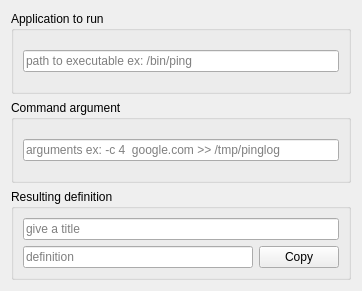
<?xml version="1.0" encoding="UTF-8"?>
<ui version="4.0">
 <class>detailsUiForm</class>
 <widget class="QWidget" name="detailsUiForm">
  <property name="geometry">
   <rect>
    <x>0</x>
    <y>0</y>
    <width>362</width>
    <height>291</height>
   </rect>
  </property>
  <property name="windowTitle">
   <string>Form</string>
  </property>
  <layout class="QVBoxLayout" name="verticalLayout">
   <item>
    <layout class="QVBoxLayout" name="verticalLayout_6">
     <item>
      <widget class="QGroupBox" name="groupBox">
       <property name="title">
        <string>Application to run</string>
       </property>
       <layout class="QVBoxLayout" name="verticalLayout_2">
        <item>
         <layout class="QHBoxLayout" name="horizontalLayout">
          <property name="topMargin">
           <number>0</number>
          </property>
          <item>
           <widget class="QLineEdit" name="application">
            <property name="readOnly">
             <bool>true</bool>
            </property>
            <property name="placeholderText">
             <string>path to executable ex: /bin/ping</string>
            </property>
           </widget>
          </item>
         </layout>
        </item>
       </layout>
      </widget>
     </item>
     <item>
      <widget class="QGroupBox" name="groupBox_2">
       <property name="title">
        <string>Command argument</string>
       </property>
       <layout class="QVBoxLayout" name="verticalLayout_3">
        <item>
         <layout class="QHBoxLayout" name="horizontalLayout_2">
          <item>
           <widget class="QLineEdit" name="command">
            <property name="readOnly">
             <bool>true</bool>
            </property>
            <property name="placeholderText">
             <string>arguments ex: -c 4  google.com &gt;&gt; /tmp/pinglog </string>
            </property>
           </widget>
          </item>
         </layout>
        </item>
       </layout>
      </widget>
     </item>
     <item>
      <widget class="QGroupBox" name="groupBox_3">
       <property name="title">
        <string>Resulting definition</string>
       </property>
       <layout class="QVBoxLayout" name="verticalLayout_4">
        <item>
         <widget class="QLineEdit" name="title">
          <property name="readOnly">
           <bool>true</bool>
          </property>
          <property name="placeholderText">
           <string>give a title</string>
          </property>
         </widget>
        </item>
        <item>
         <layout class="QHBoxLayout" name="horizontalLayout_3">
          <property name="topMargin">
           <number>0</number>
          </property>
          <item>
           <widget class="QLineEdit" name="definition">
            <property name="readOnly">
             <bool>true</bool>
            </property>
            <property name="placeholderText">
             <string>definition</string>
            </property>
           </widget>
          </item>
          <item>
           <widget class="QPushButton" name="copyDefinition">
            <property name="text">
             <string>Copy</string>
            </property>
            <property name="icon">
             <iconset resource="resources.qrc">
              <normaloff>:/icons/others/file-copy-line.png</normaloff>:/icons/others/file-copy-line.png</iconset>
            </property>
           </widget>
          </item>
         </layout>
        </item>
       </layout>
      </widget>
     </item>
    </layout>
   </item>
  </layout>
 </widget>
 <resources>
  <include location="resources.qrc"/>
 </resources>
 <connections/>
</ui>
